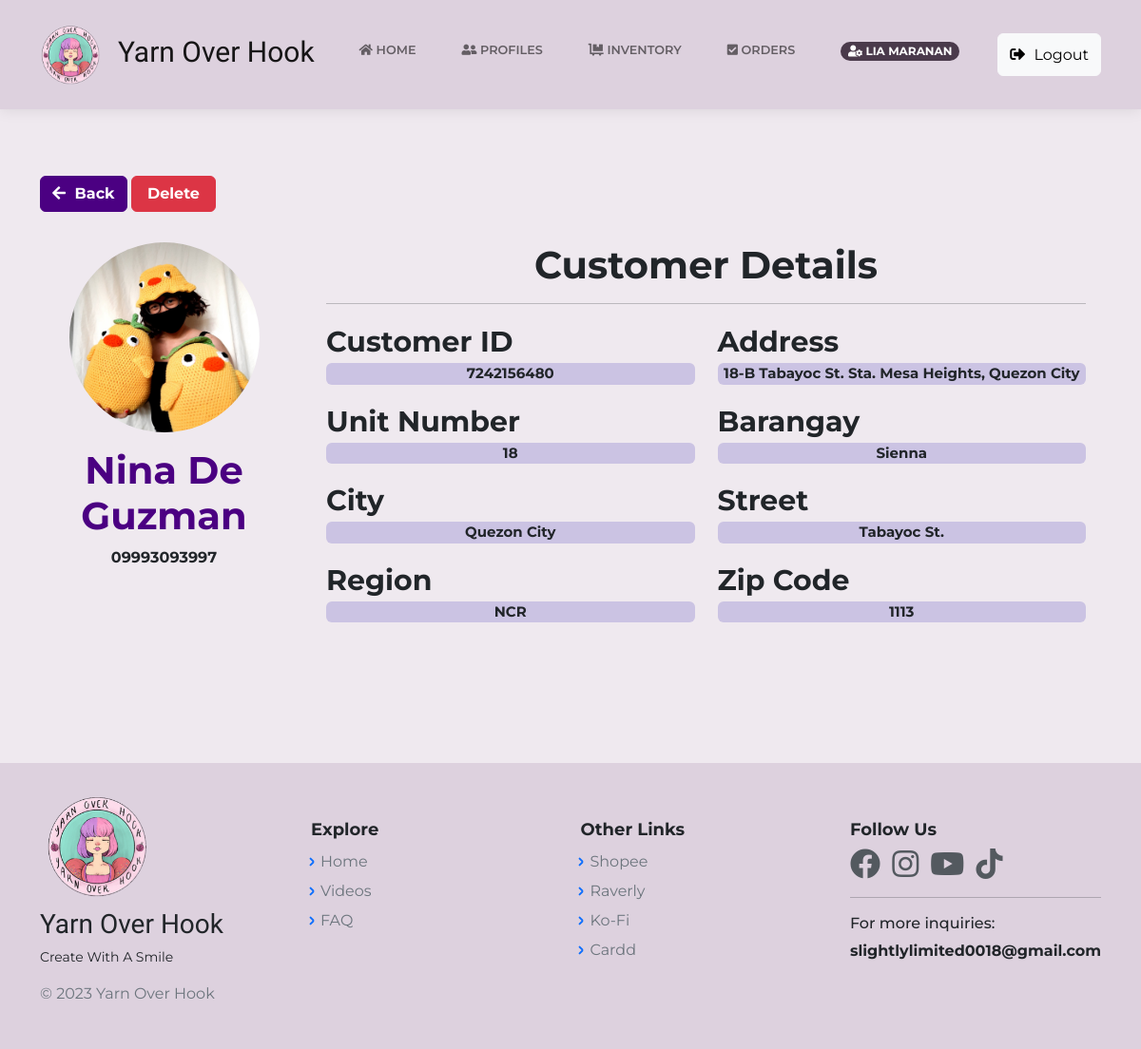
/ProfileAccntViewAdmin.php?id=1 (signed in), run on an earlier commit of the app's database.
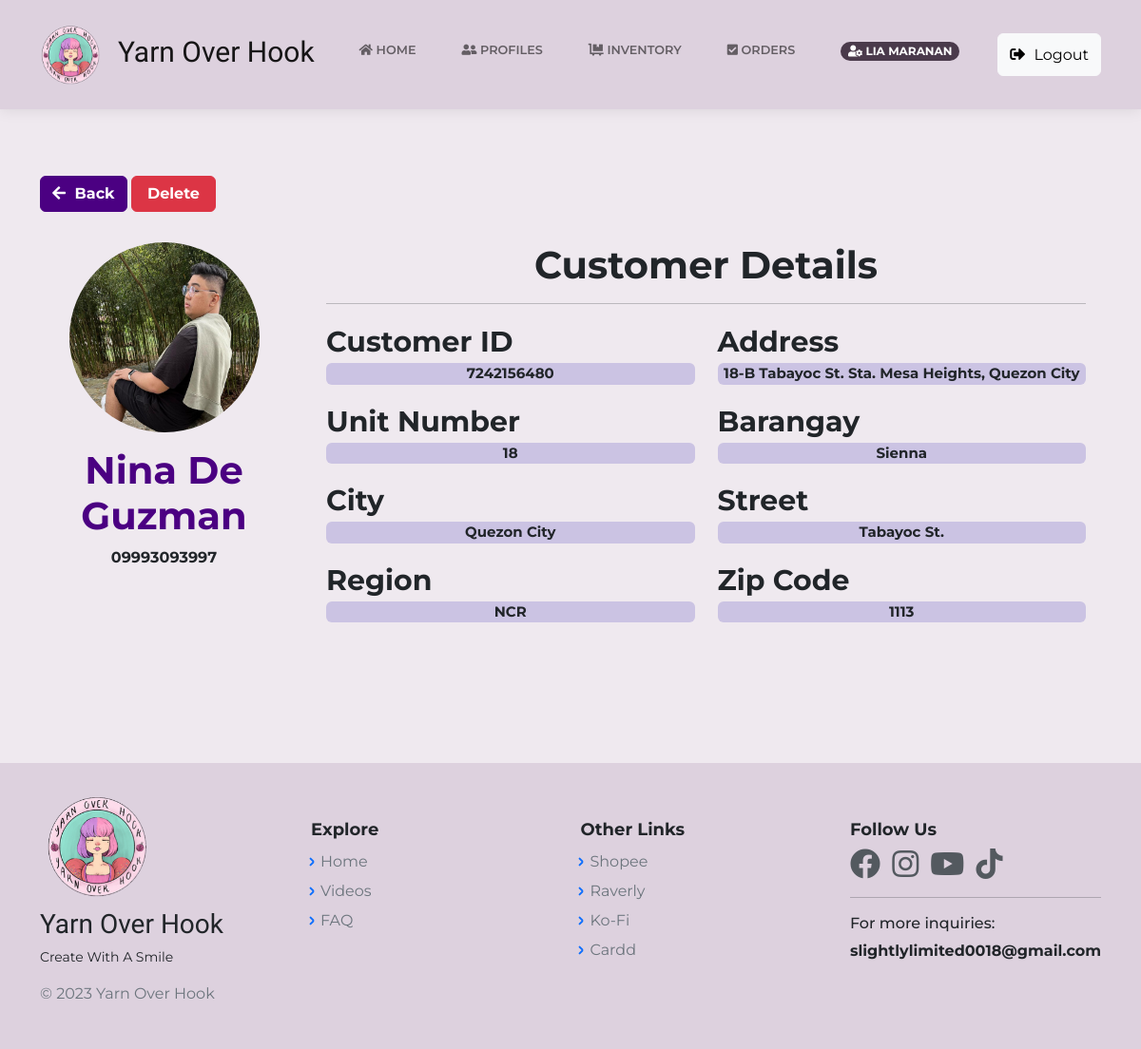
And on a later commit of the database.
### tables this page shows
CREATE TABLE `register` (
  `id` bigint(20) NOT NULL,
  `cust_name` varchar(60) NOT NULL,
  `cust_avatar` varchar(255) NOT NULL,
  `cust_email` varchar(60) DEFAULT NULL,
  `cust_pass` varchar(255) NOT NULL,
  `cust_reg` varchar(60) NOT NULL,
  `cust_city` varchar(50) NOT NULL,
  `cust_st` text NOT NULL,
  `cust_brgy` varchar(50) NOT NULL,
  `cust_unit` int(11) NOT NULL,
  `cust_zip` int(10) NOT NULL,
  `cust_phone` varchar(50) NOT NULL,
  `login_id` bigint(12) NOT NULL,
  `date` timestamp NOT NULL DEFAULT current_timestamp() ON UPDATE current_timestamp(),
  `user_rank` varchar(20) NOT NULL DEFAULT 'user',
  `cust_address` varchar(160) NOT NULL,
  `cust_status` int(11) NOT NULL,
  `login_attempt` int(11) NOT NULL,
  `otp` int(11) NOT NULL,
  `verify_token` varchar(60) NOT NULL
);

### ProfileAccntViewAdmin.php (the view, shortened to what the changed rows need)
<?php
include("includes/dbh.inc.php");
require 'layouts/Header.php';
if(isset($_GET['id'])) {
    $id = mysqli_real_escape_string($con, $_GET['id']);
    $item = "SELECT * FROM cust_profile WHERE id = $id";
    $result = mysqli_query($con, $item);
    $profile = mysqli_fetch_assoc($result);
    $current_user = $profile['login_id'];
    $item_av = "SELECT * FROM register WHERE login_id = $current_user";
    $result_av = mysqli_query($con, $item_av);
    $prof_avatar = mysqli_fetch_assoc($result_av);
}
?>
<body class="d-flex flex-column min-vh-100">
    <?php if($profile): ?>
        <main class="page blog-post">
    <section class="clean-block clean-post dark" style="background-color:#efe9ef; border:none; ">
        <div class="container">
        <form class="mb-3" action="ProfileAccntViewAdmin.php?id=<?php echo $profile['id']; ?>" method="POST" id="form">
        <button class="btn btn-primary pull-right" type="button" style="font-weight:bold;border-color: indigo;background: indigo;"><a href="CustomerProfileListAdmin.php" style="text-decoration:none;color:white;"><i class="fa fa-arrow-left"></i> Back </a></button>
        <input class="btn btn-danger" name="delete" role="button" value="Delete" style="width: 8%; font-weight:bold;">
    </form>
    <div class="row gutters">
    <div class="col-xl-3 col-lg-3 col-md-12 col-sm-12 col-12">
    <div class="card h-100">
        <div class="card-body" style="background:#efe9ef;">
            <div class="account-settings">
                <div class="user-profile">
                    <div class="user-avatar" >
                        <img src="<?php echo $prof_avatar['cust_avatar']; ?>" style="height:200px; width:200px;" title="<?php echo $profile['c_name']; ?>" alt="<?php echo $profile['c_name']; ?>">
                    </div>
                    <h5 class="user-name" style="font-weight: bold; font-size:40px; color:indigo"><?php echo $profile['c_name']; ?></h5>
                    <p style="font-weight: bold; "><?php echo $profile['phone_no']; ?></p>
                </div>
            </div>
        </div>
    </div>
    </div>
    <div class="col-xl-9 col-lg-9 col-md-12 col-sm-12 col-12" style="background-color:#efe9ef;">
    <div class="card h-100">
        <div class="card-body" style="background: #efe9ef;">
            <div class="row gutters">
                <div class="col-xl-12 col-lg-12 col-md-12 col-sm-12 col-12">
                    <h6 style="font-weight: bold; font-size:40px; text-align:center; " >Customer Details</h6>
                    <hr>
                </div>
                <div class="col-xl-6 col-lg-6 col-md-6 col-sm-6 col-12">
                    <div class="form-group">
                        <label style="font-weight:bold;font-size:30px; ">Customer ID</label>
                        <p class="rounded" style="font-size:15px;background:#cbc3e3; font-weight:bold; text-align:center;"><?php echo $profile['c_id']; ?></p>
                    </div>
                </div>
                <div class="col-xl-6 col-lg-6 col-md-6 col-sm-6 col-12">
                    <div class="form-group">
                        <label style="font-weight:bold;font-size:30px; ">Address</label>
                        <p class="rounded" style="font-size:15px;background:#cbc3e3; font-weight:bold; text-align:center;"><?php echo $profile['address']; ?></p>
                    </div>
                </div>
                <div class="col-xl-6 col-lg-6 col-md-6 col-sm-6 col-12">
                    <div class="form-group">
                        <label style="font-weight:bold; font-size:30px; ">Unit Number</label>
                        <p class="rounded" style="font-size:15px;background:#cbc3e3; font-weight:bold; text-align:center;"><?php echo $profile['unit_no']; ?></p>
                    </div>
                </div>
                <div class="col-xl-6 col-lg-6 col-md-6 col-sm-6 col-12">
                    <div class="form-group">
                        <label style="font-weight:bold;font-size:30px; " >Barangay</label>
                        <p class="rounded" style="font-size:15px;background:#cbc3e3; font-weight:bold; text-align:center;"><?php echo $profile['barangay']; ?></p>
                    </div>
                </div>
                <div class="col-xl-6 col-lg-6 col-md-6 col-sm-6 col-12">
                    <div class="form-group">
                        <label style="font-weight:bold;font-size:30px; ">City</label>
                        <p class="rounded" style="font-size:15px;background:#cbc3e3; font-weight:bold; text-align:center;"><?php echo $profile['city']; ?></p>
                    </div>
                </div>
                <div class="col-xl-6 col-lg-6 col-md-6 col-sm-6 col-12">
                    <div class="form-group">
                        <label style="font-weight:bold;font-size:30px; ">Street</label>
                        <p class="rounded" style="font-size:15px;background:#cbc3e3; font-weight:bold; text-align:center;"><?php echo $profile['street']; ?></p>
                    </div>
                </div>
                <div class="col-xl-6 col-lg-6 col-md-6 col-sm-6 col-12">
                    <div class="form-group">
                        <label style="font-weight:bold;font-size:30px; ">Region</label>
                        <p class="rounded" style="font-size:15px;background:#cbc3e3; font-weight:bold; text-align:center;"><?php echo $profile['region']; ?></p>
                    </div>
                </div>
                <div class="col-xl-6 col-lg-6 col-md-6 col-sm-6 col-10" style="position:center;">
                    <div class="form-group">
                        <label style="font-weight:bold; font-size:30px;">Zip Code</label>
                        <p class="rounded" style="font-size:15px;background:#cbc3e3; font-weight:bold; text-align:center;"><?php echo $profile['zip_code']; ?></p>
                    </div>
                </div>
            </div>
        </div>
    </div>
    </div>
    </div>
    </div>
            <?php else: ?>
                <div class="container my-5">
                    <h2> Oops.. Page not found. Please try again. </h2>
                </div>
            <?php endif ?>
        </section>
    </main>
<?php require 'layouts/Footer.php';?>

What changed in the data, as far as the page shows it:
changed register: cust_avatar: a different picture
